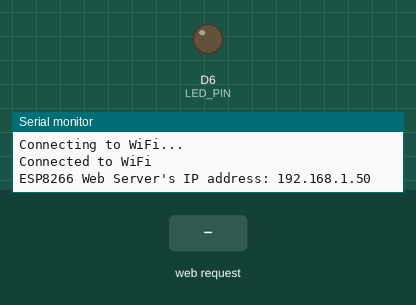
A sketch run on a simulated ESP8266 (NodeMCU). Shown: output pins drawn as LEDs (lit = HIGH), the last lines printed to the serial monitor. The test bench sets the inputs (shaded band). WiFi joins after 1.5 s; servers stay silent unless stated.

Above: at 3.2 s.
3.3 s: HTTP request GET /led1/on received
At 3.7 s:
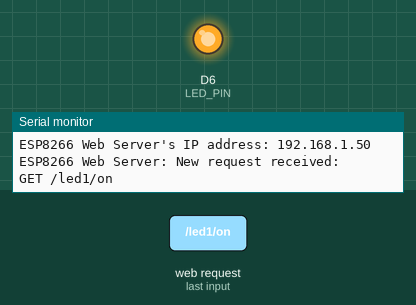
6.3 s: HTTP request GET /led1/off received
At 7.2 s:
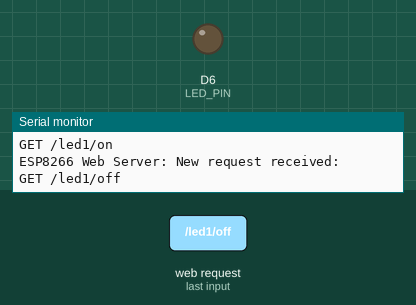
Timing chart, 0 to 9.3 s (numbered marks = the images above; inputs shaded):
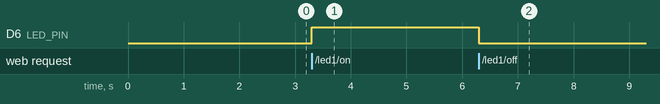

The sketch:

web_route_led.ino
```cpp
/*
 * This ESP8266 NodeMCU code was developed by newbiely.com
 *
 * This ESP8266 NodeMCU code is made available for public use without any restriction
 *
 * For comprehensive instructions and wiring diagrams, please visit:
 * https://newbiely.com/tutorials/esp8266/esp8266-controls-led-via-web
 */
// https://newbiely.com/tutorials/esp8266/esp8266-controls-led-via-web

#include <ESP8266WiFi.h>
#include <ESP8266WebServer.h>

#define LED_PIN D6  // The ESP8266 pin connected to LED

const char *ssid = "YOUR_WIFI_SSID";     // CHANGE IT
const char *password = "YOUR_WIFI_PASSWORD";  // CHANGE IT

ESP8266WebServer server(80); // Web server on port 80

int LED_state = LOW;

String getHTML() {
  String html = "<!DOCTYPE HTML>";
  html += "<html>";
  html += "<head>";
  html += "<link rel='icon' href='data:,'>";
  html += "</head>";
  html += "<p>LED state: <span style='color: red;'>";

  if (LED_state == LOW)
    html += "OFF";
  else
    html += "ON";

  html += "</span></p>";
  html += "<a href='/led1/on'>Turn ON</a>";
  html += "<br><br>";
  html += "<a href='/led1/off'>Turn OFF</a>";
  html += "</html>";

  return html;
}

void setup() {
  Serial.begin(9600);
  pinMode(LED_PIN, OUTPUT);
  digitalWrite(LED_PIN, LED_state);

  // Connect to Wi-Fi
  WiFi.begin(ssid, password);
  while (WiFi.status() != WL_CONNECTED) {
    delay(1000);
    Serial.println("Connecting to WiFi...");
  }
  Serial.println("Connected to WiFi");

  // Print the ESP8266's IP address
  Serial.print("ESP8266 Web Server's IP address: ");
  Serial.println(WiFi.localIP());

  // home page
  server.on("/", HTTP_GET, []() {
    Serial.println("ESP8266 Web Server: New request received:");
    Serial.println("GET /");
    server.send(200, "text/html", getHTML());
  });

  // Route to control the LED
  server.on("/led1/on", HTTP_GET, []() {
    Serial.println("ESP8266 Web Server: New request received:");
    Serial.println("GET /led1/on");
    LED_state = HIGH;
    digitalWrite(LED_PIN, LED_state);
    server.send(200, "text/html", getHTML());
  });
  server.on("/led1/off", HTTP_GET, []() {
    Serial.println("ESP8266 Web Server: New request received:");
    Serial.println("GET /led1/off");
    LED_state = LOW;
    digitalWrite(LED_PIN, LED_state);
    server.send(200, "text/html", getHTML());
  });

  // Start the server
  server.begin();
}

void loop() {
  // Handle client requests
  server.handleClient();

  // Your code here
}
```

Measured:
- after the input at 3.3 s, D6 (LED_PIN): LOW → HIGH at once
- after the input at 6.3 s, D6 (LED_PIN): HIGH → LOW at once
